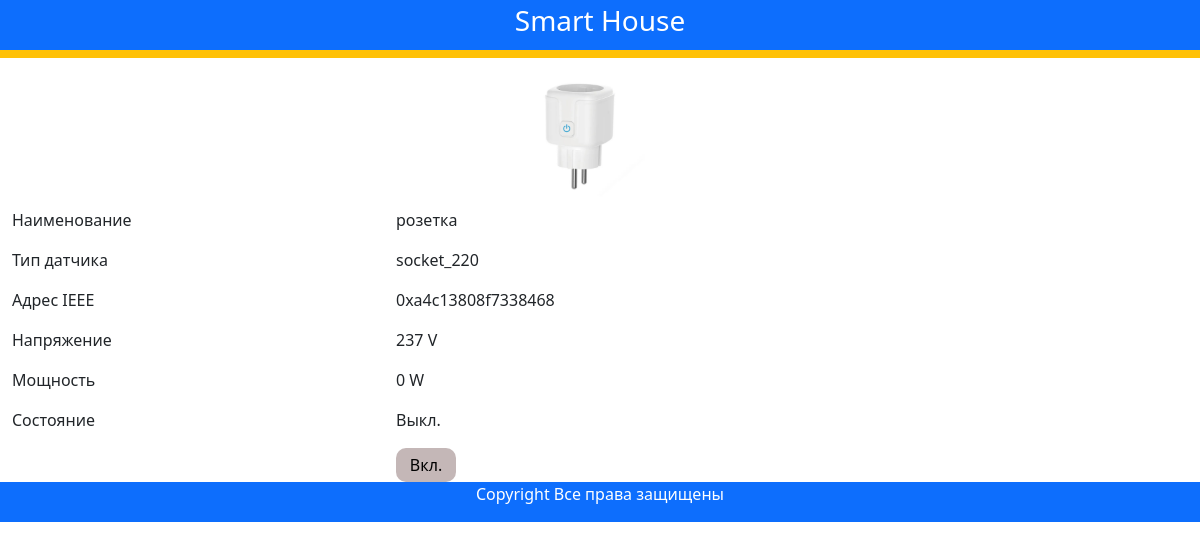
The page /devices/1/ on the database as committed earlier.
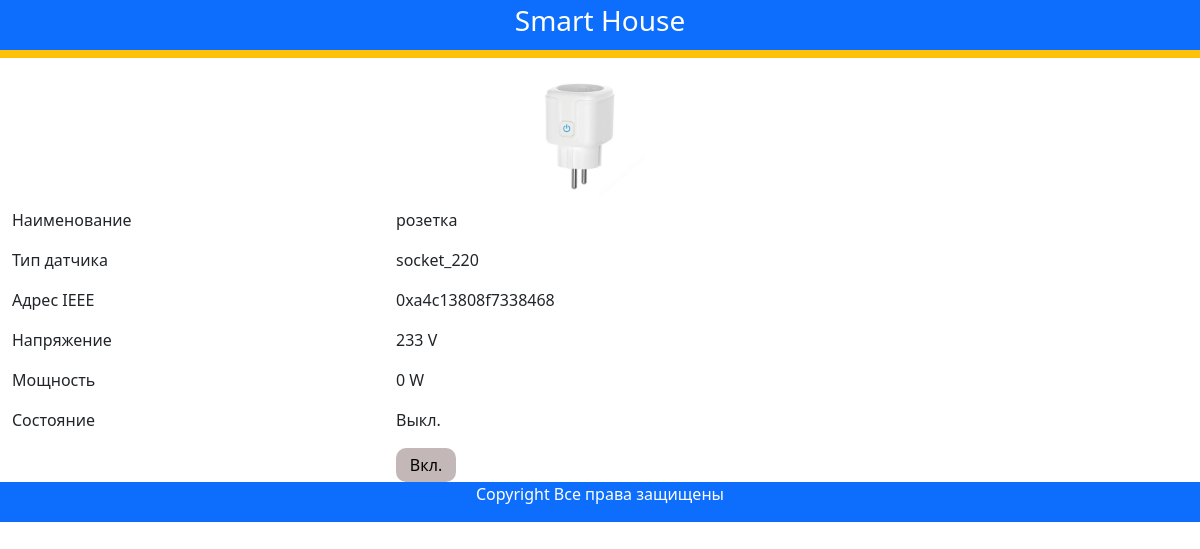
The same page on the database as committed later.
### smart_house/models.py (models this page shows, shortened)
class Device(models.Model):
    class Meta:
        db_table = 'devices'
    name = models.CharField(
        db_column='name',
        max_length=50,
        help_text="Введите название датчика",
        verbose_name="Название датчика"
    )
    address = models.CharField(
        db_column='address',
        max_length=50,
        help_text="Введите ieee адрес датчика",
        verbose_name="ieee адрес датчика"
    )
    json_data = models.JSONField(
        db_column='json_data',
        null=True,
        blank=True
    )
    groups_id = models.ForeignKey(
        to='Group',
        db_column='groups_id',
        on_delete=models.CASCADE,
        help_text="Укажите в какую группу входит устройство",
        verbose_name="В какую группу входит устройство",
        null=True,
        blank=True
    )
    devices_type= models.ForeignKey(
        to='DeviceType',
        db_column='devices_type_id',
        on_delete=models.CASCADE,
        help_text="Укажите тип устройства",
        verbose_name="Тип устройства",
        null=True,
        blank=True
    )

class DeviceType(models.Model):
    class Meta:
        db_table = 'devices_type'
    name = models.CharField(
        db_column='name',
        max_length=50,
        help_text="Введите тип устройства",
        verbose_name="Название типа устройства"
    )
    image = models.ImageField(
        upload_to='images',
        help_text="Введите изображение устройства",
        verbose_name="Изображение устройства"
    )

### smart_house/views.py (the view)
# urls.py: path('devices/<int:pk>/', views.DeviceDetailView.as_view(), name='device'),
class DeviceDetailView(DetailView):
    model = Device
    template_name = 'smart_house/device.html'
    context_object_name = 'device'
    def get_context_data(self, **kwargs):
        context = super().get_context_data(**kwargs)
        self.object.json_data = json.loads(self.object.json_data)
        context['device_type'] = DeviceType.objects.get(id=self.object.devices_type_id)
        return context

### templates/smart_house/device.html (shortened to what this page needs)
{% extends "smart_house/base.html" %}
{% block content %}
  <div class="row text-center text-dark 1h-2">
    <div class="row text-center">
      <div class="col-12 text-center">
        <img src="{{ device.devices_type.image.url }}" alt="connect" style="max-height:150px">
      </div>
    </div>
    {% if device_type.name == 'socket_220' %}
    <div class="row text-center">
      <div class="col-4 text-start">
        <p>Наименование</p>
      </div>
      <div class="col-6 text-start">
        <p>{{ device.name }}</p>
      </div>
    </div>
    <div class="row text-center">
      <div class="col-4 text-start">
        <p>Тип датчика</p>
      </div>
      <div class="col-6 text-start">
        <p> {{ device.devices_type.name }}</p>
      </div>
    </div>
    <div class="row text-center">
      <div class="col-4 text-start">
        <p>Адрес IEEE</p>
      </div>
      <div class="col-6 text-start">
        <p> {{ device.address }}</p>
      </div>
    </div>
    <div class="row text-center">
      <div class="col-4 text-start">
        <p>Напряжение</p>
      </div>
      <div class="col-6 text-start">
        <p> {{ device.json_data.voltage }} V</p>
      </div>
    </div>
       <div class="row text-center">
      <div class="col-4 text-start">
        <p>Мощность</p>
      </div>
      <div class="col-6 text-start">
        <p> {{ device.json_data.power }} W</p>
      </div>
    </div>
    <div class="row text-center">
      <div class="col-4 text-start">
        <p>Состояние</p>
      </div>
      <div class="col-6 text-start">
        <p>
        {% if device.json_data.state == "OFF" %}
          Выкл.
        {% endif %}
        </p>
        <form action= '{% url 'socket_220' %}' method="POST">
          <input class="input_but" type="submit" value={% if device.json_data.state == "OFF" %} "Вкл." {% endif %} "Выкл."/>
      </div>
    </div>
    {% endif %}
  </div>
  {% endblock content %}

Rows that differ between the two databases and show on the page:
changed Device "розетка": json_data.voltage "237" → "233"
